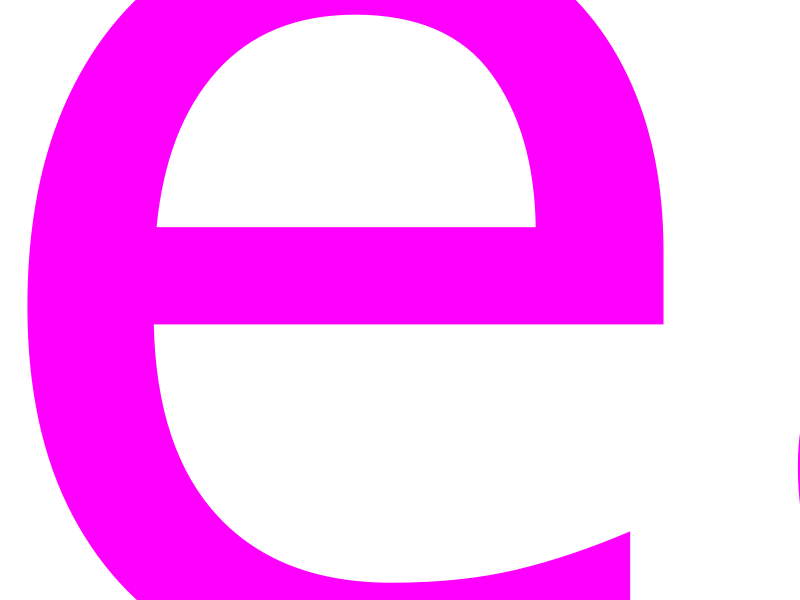

Source code (MATLAB): (Note: this script raises an error after producing the figure.)
% Download and install Optician Sans font to the OS:
% https://optician-sans.com/

%% set these parameters as needed

% Desired letter height in pixels
desiredHeight = 86;

% desired stroke width in pixels
desiredStroke = 4;

% text color (0-1 float)
color = [1 0 1];

% Number of 3-letter words we want to generate
numWords = 10;

% Letters we want to use
letters = {'a','c','e','m','n','o','p','q','r','s','u','v','w','x','y','z'};


%% sizing parameters - do not change

% compute desired ratio of stroke width to letter height, based on inputs
desiredRatio = desiredStroke/desiredHeight;

% Font
thisFont = 'Optician Sans';

% Image dimensions
imgHeight   = 1000;
imgWidth    = 2000;

% Initial font size
fontSize = 1000;

% Measured letter height in pixels at this font size (need to recalculate if font size changes)
measHeight = 500;

% Measured stroke width in pixels at this font size (need to recalculate if font size changes)
measStroke = 100;

% new stroke width needed to acheive desiredRatio at this font size
newStroke = desiredRatio*measHeight;

words = {'sea' 'sae' 'esa' 'eas' 'aes' 'ase'};

%% Generate 3 letter words
for x = 1:length(words)
    % Generate a random 3-letter word
    randLetters = letters(randperm(length(letters), 3));
    % word = strjoin(randLetters, '');
    word = words{x};

    % Create a figure (invisible)
    hFig = figure('Visible', 'off', 'Position', [100, 100, imgWidth, imgHeight], 'Color', 'k');
    hAx = axes('Parent', hFig, 'Position', [0, 0, 1, 1], 'Units', 'normalized', 'Color', 'k', 'XColor', 'none', 'YColor', 'none');

    % Set axis off
    axis off;

    % Create a text object
    hText = text(0.5, 0.5, word, 'FontName', thisFont, 'FontSize', fontSize, 'HorizontalAlignment', 'center', 'VerticalAlignment', 'middle', 'Color', color, 'Units', 'normalized');

    % Capture the frame and convert to image
    frame = getframe(hAx);
    img = frame2im(frame);

    % Close the figure
    close(hFig);

    % Convert the image to grayscale and then to binary
    grayImg = rgb2gray(img);
    binaryImg = imbinarize(grayImg);

    % Adjust stroke width using morphological operations
    if newStroke > measStroke
        % Increase stroke width using dilation
        se = strel('disk', round((newStroke - measStroke) / 2));
        adjustedImg = imdilate(binaryImg, se);
    else
        % Decrease stroke width using erosion
        se = strel('disk', round((measStroke - newStroke) / 2));
        adjustedImg = imerode(binaryImg, se);
    end

    % Convert binary image back to RGB
    finalImg = repmat(uint8(adjustedImg) * 255, 1, 1, 3);

    % Set the text color
    for c = 1:3
        channel = finalImg(:,:,c);
        channel(adjustedImg) = color(c) * 255;
        finalImg(:,:,c) = channel;
    end

    % Crop the black space around the letters
    stats = regionprops(adjustedImg, 'BoundingBox');
    if ~isempty(stats)
        bbox = stats(1).BoundingBox;
        for k = 2:numel(stats)
            bbox = [min(bbox(1), stats(k).BoundingBox(1)), ...
                min(bbox(2), stats(k).BoundingBox(2)), ...
                max(bbox(1) + bbox(3), stats(k).BoundingBox(1) + stats(k).BoundingBox(3)) - min(bbox(1), stats(k).BoundingBox(1)), ...
                max(bbox(2) + bbox(4), stats(k).BoundingBox(2) + stats(k).BoundingBox(4)) - min(bbox(2), stats(k).BoundingBox(2))];
        end
        croppedImg = imcrop(finalImg, bbox);
    else
        croppedImg = finalImg; % If no text is found, do not crop
    end

    % Resize to get letters at desired height
    croppedImg = imresize(croppedImg,desiredHeight/size(croppedImg,1));

    % Save the image
    folderName = '/Users/benjaminchin/Library/CloudStorage/GoogleDrive-bechin@berkeley.edu/Shared drives/CIVO_BVAMS/stimuli/';
    filename = sprintf([folderName 'word_image_%02d.png'], x);
    imwrite(croppedImg, filename);
end



